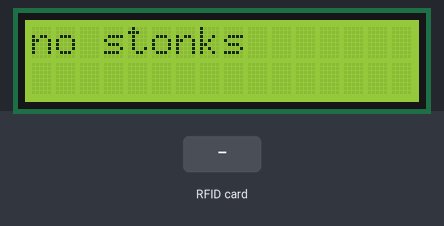
This sketch was run on a simulated Arduino Uno, built with avr-gcc and run on an emulated ATmega328P. On the bench: 16×2 character LCD. The inputs (shaded band) are chosen by the test bench. What the sketch prints to the serial monitor is not drawn.

Above: at 1.3 s.
1.4 s: RFID card 5E 7A 19 C4 held to the reader
At 2.1 s:
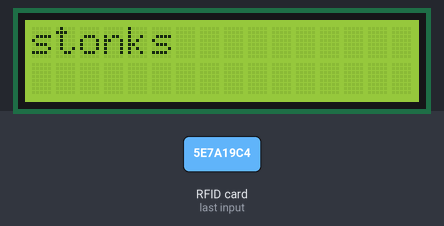
Timing chart, 0 to 4.4 s (numbered marks = the images above; inputs shaded):
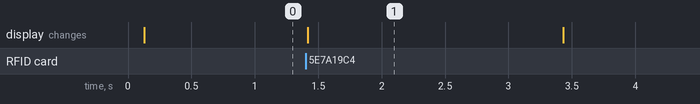

The sketch:

RFID_with_LCD___I2C.ino
```cpp
#include <SPI.h>
#include <MFRC522.h>
#include <LiquidCrystal_I2C.h>

int RST_PIN = 9;
int SS_PIN = 10;

LiquidCrystal_I2C lcd(0x27,16,2);
MFRC522 mfrc522(SS_PIN, RST_PIN);

void setup() {
  Serial.begin(9600);


  while (!Serial);
  SPI.begin();
  mfrc522.PCD_Init();
  delay(4);
  mfrc522.PCD_DumpVersionToSerial();

  lcd.init();
  lcd.backlight();
  lcd.setCursor(0, 0);
  lcd.print("no stonks");
}

void loop() {
  if ( ! mfrc522.PICC_IsNewCardPresent()) {
    return;
  }

  if ( ! mfrc522.PICC_ReadCardSerial()) {
    return;
  }

  lcd.clear();
  lcd.setCursor(0, 0);
  lcd.printstr("stonks");
  delay(2000);
  lcd.clear();
  lcd.setCursor(0, 0);
  lcd.print("no stonks");
}
```

Measured:
- after the input at 1.4 s, the display: changes at once (image 1)
- what the display in image 1 shows lasts 2.0 s, from 1.4 s to 3.4 s
